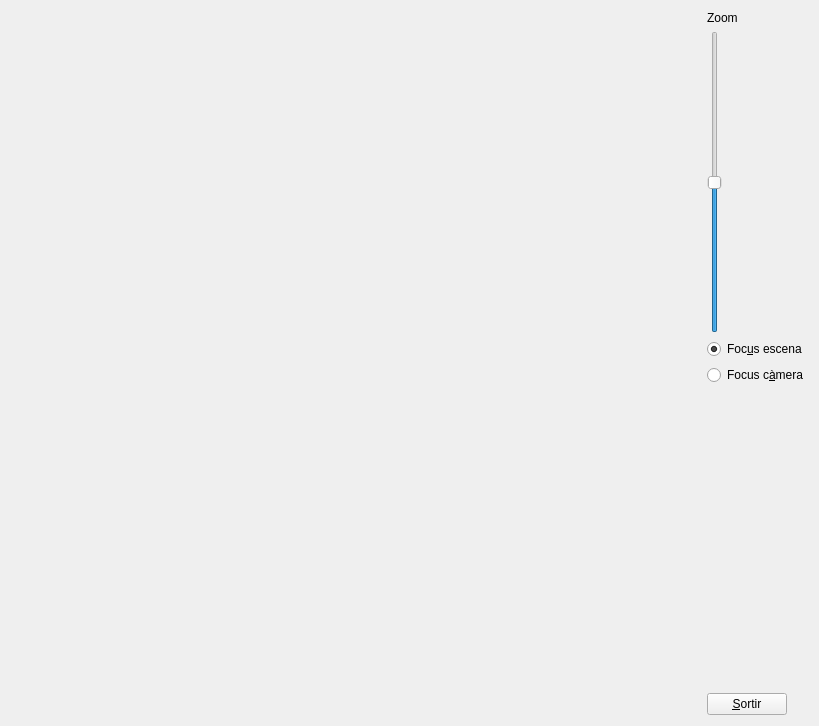
<?xml version="1.0" encoding="UTF-8"?>
<ui version="4.0">
 <class>MyForm</class>
 <widget class="QWidget" name="MyForm">
  <property name="geometry">
   <rect>
    <x>0</x>
    <y>0</y>
    <width>819</width>
    <height>726</height>
   </rect>
  </property>
  <property name="windowTitle">
   <string>Form</string>
  </property>
  <layout class="QHBoxLayout" name="horizontalLayout">
   <item>
    <widget class="MyGLWidget" name="widget" native="true">
     <property name="sizePolicy">
      <sizepolicy hsizetype="Expanding" vsizetype="Expanding">
       <horstretch>0</horstretch>
       <verstretch>0</verstretch>
      </sizepolicy>
     </property>
    </widget>
   </item>
   <item>
    <layout class="QVBoxLayout" name="verticalLayout">
     <item>
      <widget class="QLabel" name="label">
       <property name="text">
        <string>Zoom</string>
       </property>
      </widget>
     </item>
     <item>
      <widget class="QSlider" name="verticalSlider">
       <property name="maximum">
        <number>100</number>
       </property>
       <property name="value">
        <number>50</number>
       </property>
       <property name="sliderPosition">
        <number>50</number>
       </property>
       <property name="orientation">
        <enum>Qt::Vertical</enum>
       </property>
      </widget>
     </item>
     <item>
      <widget class="QRadioButton" name="radioButton">
       <property name="text">
        <string>Foc&amp;us escena</string>
       </property>
       <property name="checked">
        <bool>true</bool>
       </property>
      </widget>
     </item>
     <item>
      <widget class="QRadioButton" name="radioButton_2">
       <property name="text">
        <string>Focus c&amp;àmera</string>
       </property>
      </widget>
     </item>
     <item>
      <spacer name="verticalSpacer">
       <property name="orientation">
        <enum>Qt::Vertical</enum>
       </property>
       <property name="sizeHint" stdset="0">
        <size>
         <width>20</width>
         <height>40</height>
        </size>
       </property>
      </spacer>
     </item>
     <item>
      <widget class="QPushButton" name="pushButton">
       <property name="sizePolicy">
        <sizepolicy hsizetype="Fixed" vsizetype="Fixed">
         <horstretch>0</horstretch>
         <verstretch>0</verstretch>
        </sizepolicy>
       </property>
       <property name="text">
        <string>&amp;Sortir</string>
       </property>
      </widget>
     </item>
    </layout>
   </item>
  </layout>
 </widget>
 <customwidgets>
  <customwidget>
   <class>MyGLWidget</class>
   <extends>QWidget</extends>
   <header location="global">MyGLWidget.h</header>
   <container>1</container>
   <slots>
    <signal>zoomChanged(int)</signal>
    <signal>focusCam(bool)</signal>
    <signal>focusEsc(bool)</signal>
    <slot>setZoom(int)</slot>
    <slot>setFocusEsc()</slot>
    <slot>setFocusCam()</slot>
   </slots>
  </customwidget>
 </customwidgets>
 <resources/>
 <connections>
  <connection>
   <sender>pushButton</sender>
   <signal>clicked()</signal>
   <receiver>MyForm</receiver>
   <slot>close()</slot>
   <hints>
    <hint type="sourcelabel">
     <x>768</x>
     <y>715</y>
    </hint>
    <hint type="destinationlabel">
     <x>839</x>
     <y>529</y>
    </hint>
   </hints>
  </connection>
  <connection>
   <sender>widget</sender>
   <signal>zoomChanged(int)</signal>
   <receiver>verticalSlider</receiver>
   <slot>setValue(int)</slot>
   <hints>
    <hint type="sourcelabel">
     <x>570</x>
     <y>233</y>
    </hint>
    <hint type="destinationlabel">
     <x>703</x>
     <y>237</y>
    </hint>
   </hints>
  </connection>
  <connection>
   <sender>radioButton</sender>
   <signal>clicked()</signal>
   <receiver>widget</receiver>
   <slot>setFocusEsc()</slot>
   <hints>
    <hint type="sourcelabel">
     <x>741</x>
     <y>344</y>
    </hint>
    <hint type="destinationlabel">
     <x>617</x>
     <y>338</y>
    </hint>
   </hints>
  </connection>
  <connection>
   <sender>radioButton_2</sender>
   <signal>clicked()</signal>
   <receiver>widget</receiver>
   <slot>setFocusCam()</slot>
   <hints>
    <hint type="sourcelabel">
     <x>715</x>
     <y>369</y>
    </hint>
    <hint type="destinationlabel">
     <x>490</x>
     <y>367</y>
    </hint>
   </hints>
  </connection>
  <connection>
   <sender>widget</sender>
   <signal>focusCam(bool)</signal>
   <receiver>radioButton_2</receiver>
   <slot>setChecked(bool)</slot>
   <hints>
    <hint type="sourcelabel">
     <x>649</x>
     <y>492</y>
    </hint>
    <hint type="destinationlabel">
     <x>779</x>
     <y>370</y>
    </hint>
   </hints>
  </connection>
  <connection>
   <sender>widget</sender>
   <signal>focusEsc(bool)</signal>
   <receiver>radioButton</receiver>
   <slot>setChecked(bool)</slot>
   <hints>
    <hint type="sourcelabel">
     <x>685</x>
     <y>421</y>
    </hint>
    <hint type="destinationlabel">
     <x>762</x>
     <y>344</y>
    </hint>
   </hints>
  </connection>
  <connection>
   <sender>verticalSlider</sender>
   <signal>valueChanged(int)</signal>
   <receiver>widget</receiver>
   <slot>setZoom(int)</slot>
   <hints>
    <hint type="sourcelabel">
     <x>705</x>
     <y>284</y>
    </hint>
    <hint type="destinationlabel">
     <x>620</x>
     <y>280</y>
    </hint>
   </hints>
  </connection>
 </connections>
</ui>
